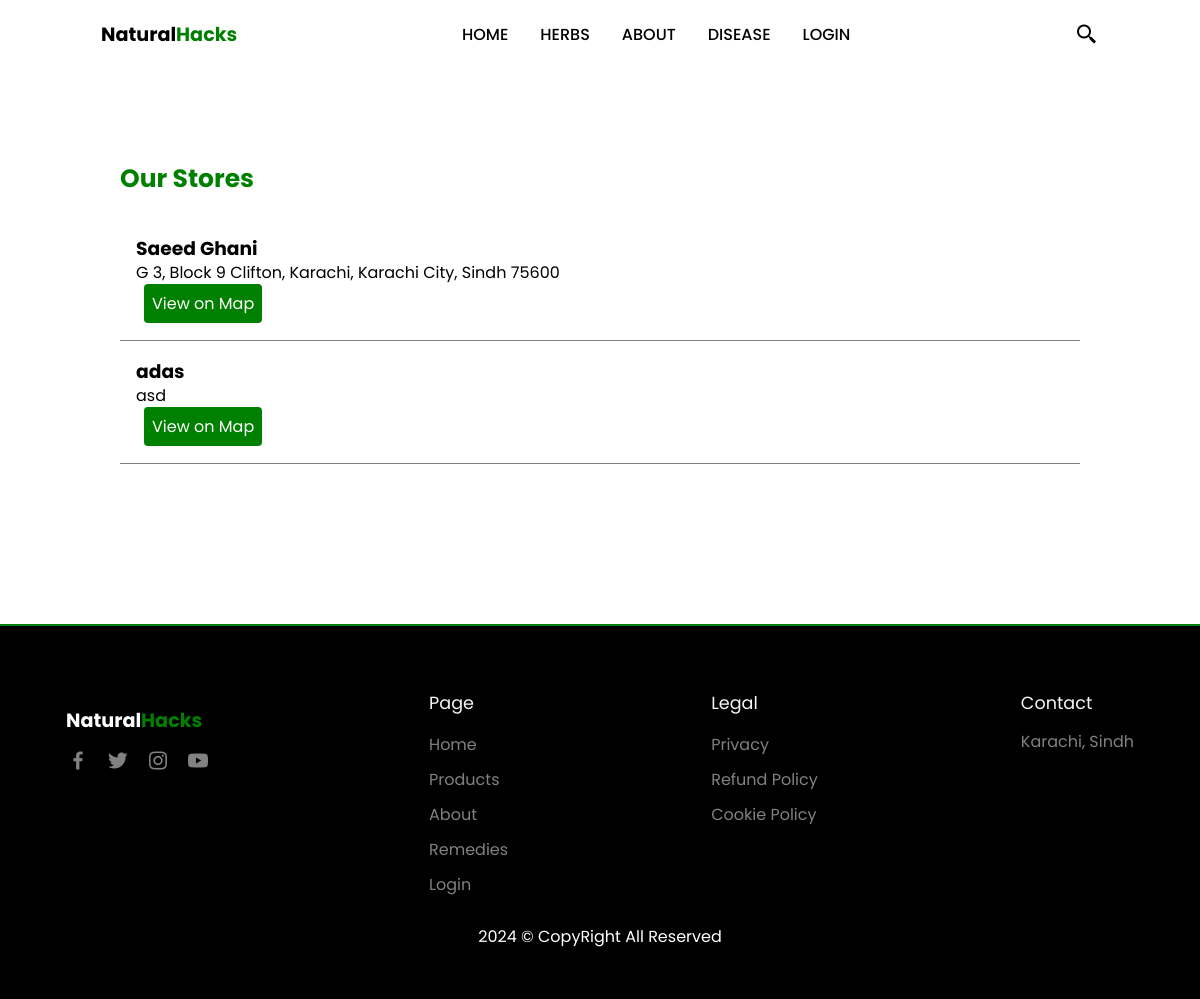
Screenshot of /stores.php with the database file from the repository.
### tables this page shows
CREATE TABLE `stores` (
  `id` int(11) NOT NULL,
  `name` varchar(225) DEFAULT NULL,
  `address` varchar(225) DEFAULT NULL,
  `latitude` decimal(9,6) DEFAULT NULL,
  `longitude` decimal(9,6) DEFAULT NULL,
  `commission_rate` decimal(5,2) DEFAULT NULL,
  `created_at` timestamp NOT NULL DEFAULT current_timestamp() ON UPDATE current_timestamp()
);

### assets/queries/stores.php (called while the page is built, shortened)
<?php
require_once './connection.php';
$sql_stores = "SELECT * FROM stores";
$result_stores = mysqli_query($conn, $sql_stores);
$stores = [];
while ($row = mysqli_fetch_assoc($result_stores)) {
    $stores[] = $row;
}

### stores.php (the view, shortened to what this page needs)
<?php
include './assets/queries/stores.php';
?>
<!DOCTYPE html>
<html lang="en">
<?php
include './layout/head.php';
?>
<body>
    <?php include './layout/header.php'; ?>
    <div class="container" style="width: 80%; margin: 10rem auto;">
        <h2>Our Stores</h2>
        <ul class="store-list" style="list-style: none;">
            <?php foreach($stores as $store): ?>
                <li style="border-bottom: 1px solid gray; padding: 1rem;">
                    <div class="store-info">
                        <h3><?= htmlspecialchars($store['name']) ?></h3>
                        <p><?= htmlspecialchars($store['address']) ?></p>
                    </div>
                    <div class="store-map" style="padding: 0.5rem;">
                        <a style="background-color: green; border-radius: 0.25rem; padding: 0.5rem; max-width: 10rem; text-align: center; color: white" href="<?= 'https://maps.google.com/?q='.$store['latitude'].','.$store['longitude'] ?>" target="_blank">
                            View on Map
                        </a>
                    </div>
                </li>
            <?php endforeach; ?>
        </ul>
    </div>
    <?php include './layout/footer.php'; ?>
</body>
</html>

### assets/css/invoice.css (style rules this page uses)
* { font-family: "Poppins", sans-serif; margin: 0; padding: 0; scroll-padding-top: 1rem; scroll-behavior: smooth; text-decoration: none; box-sizing: border-box; outline: none; transition: all 0.2s linear; }
:root { --main-color: green; --text-color: black; --bg-color: white; }
body { color: #000; }
.container { max-width: 1068px; margin-left: auto; margin-right: auto; }
.container { max-width: 100%; margin: 0 auto; padding: auto; }
* { padding: 0; margin: 0; box-sizing: border-box; }
body { font-family: sans-serif; }
h2 { color: green; margin: 20px 0 20px 0; font-size: 25px; }
p { line-height: 20px; }

### assets/css/header.css (style rules this page uses)
.container { max-width: 1068px; margin-left: auto; margin-right: auto; }

### rows the page displays
stores: name "Saeed Ghani", address "G 3, Block 9 Clifton, Karachi, Karachi City, Sindh 75600"
stores: name "adas", address "asd"

### other values shown
$item['label'] "HOME"
$item['label'] "HERBS"
$item['label'] "ABOUT"
$item['label'] "DISEASE"
$item['label'] "LOGIN"
